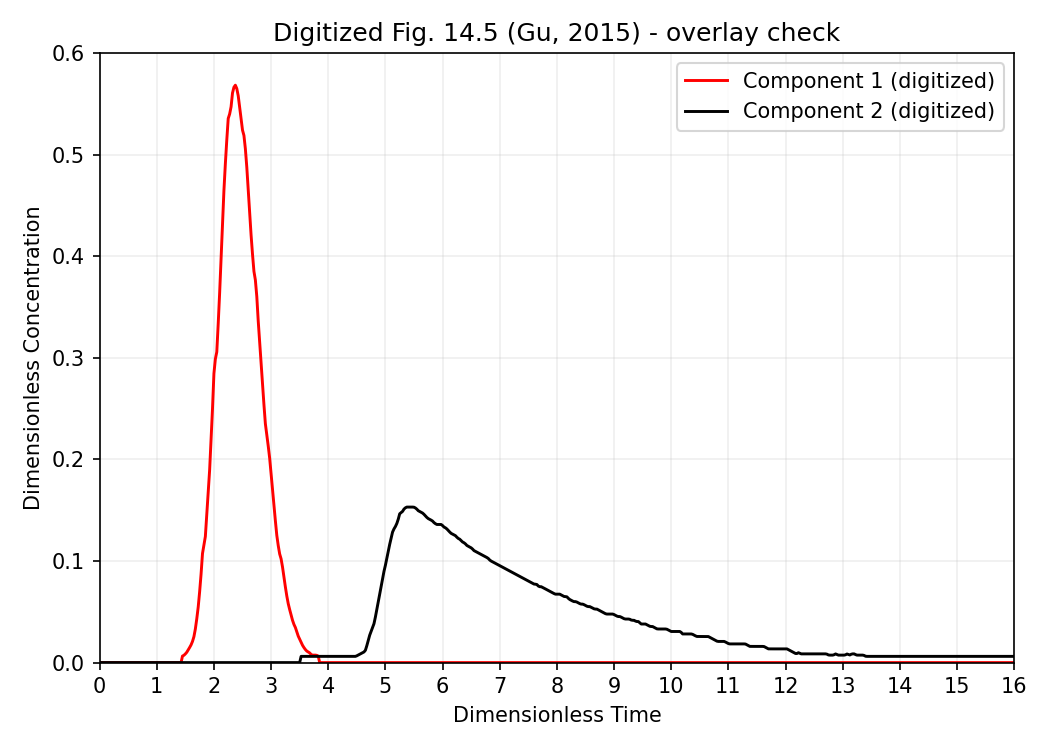

This figure's Python source:
"""
Sanity-check plot for the digitized data extracted from Gu (2015),
Fig. 14.5 "Binary elution with an inert mobile phase in inward flow RFC"
(T. Gu, "Mathematical Modeling and Scale-Up of Liquid Chromatography",
Springer, 2015, p. 201) - a screenshot of the "Chromulator RateRFC Model
Simulator" GUI.

Reproduces the paper figure's appearance (red Component 1: narrow early
peak ~0.58 near tau~2.4; black Component 2: broader later peak ~0.15-0.16
near tau~5.4 with a long decaying tail out past tau=16) from the digitized
CSV (fig14_5_digitized.csv) so the extraction can be visually compared
against the scanned GUI screenshot.
"""
import pandas as pd
import matplotlib.pyplot as plt

CSV_PATH = r"C:\Users\jmbr\software\CADET-Verification\scripts\fig14_5_digitized.csv"
OUT_PATH = r"C:\Users\jmbr\software\CADET-Verification\scripts\fig14_5_digitize_check.png"

df = pd.read_csv(CSV_PATH)

fig, ax = plt.subplots(figsize=(7, 5))

ax.plot(df["tau"], df["c1_dimensionless"], "-", color="red",
        linewidth=1.4, label="Component 1 (digitized)")
ax.plot(df["tau"], df["c2_dimensionless"], "-", color="black",
        linewidth=1.4, label="Component 2 (digitized)")

ax.set_xlim(0, 16)
ax.set_ylim(0, 0.6)
ax.set_xticks(range(0, 17))
ax.set_yticks([i / 10 for i in range(0, 7)])
ax.set_xlabel("Dimensionless Time")
ax.set_ylabel("Dimensionless Concentration")
ax.set_title("Digitized Fig. 14.5 (Gu, 2015) - overlay check")
ax.legend(loc="upper right")
ax.grid(alpha=0.2)

plt.tight_layout()
plt.savefig(OUT_PATH, dpi=150)
print(f"Saved check plot to {OUT_PATH}")

c1_peak_idx = df["c1_dimensionless"].idxmax()
c2_peak_idx = df["c2_dimensionless"].idxmax()
print(f"Component 1 peak: tau={df['tau'][c1_peak_idx]:.3f}, "
      f"C={df['c1_dimensionless'][c1_peak_idx]:.4f}")
print(f"Component 2 peak: tau={df['tau'][c2_peak_idx]:.3f}, "
      f"C={df['c2_dimensionless'][c2_peak_idx]:.4f}")
print(f"Component 2 value at tau=16: "
      f"{df['c2_dimensionless'].iloc[-1]:.5f}")
